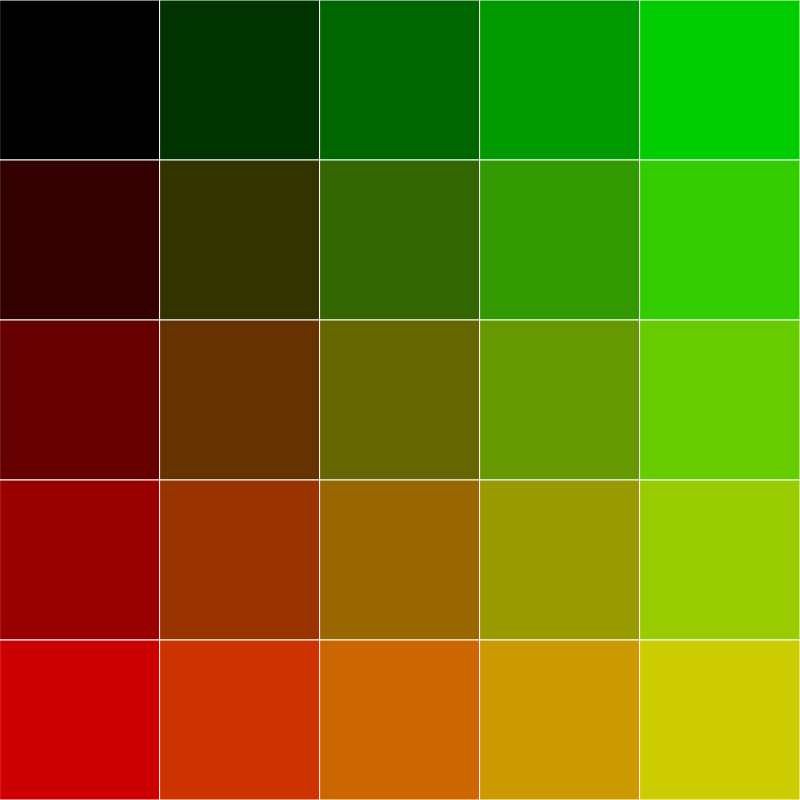
Frame 1 (no input)
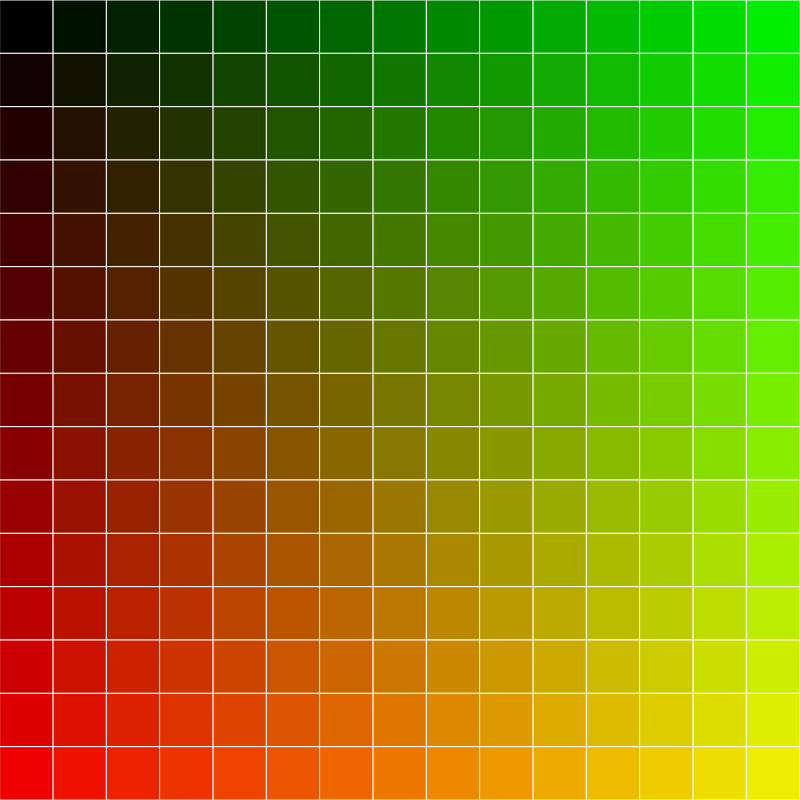
Frame 60 (no input)
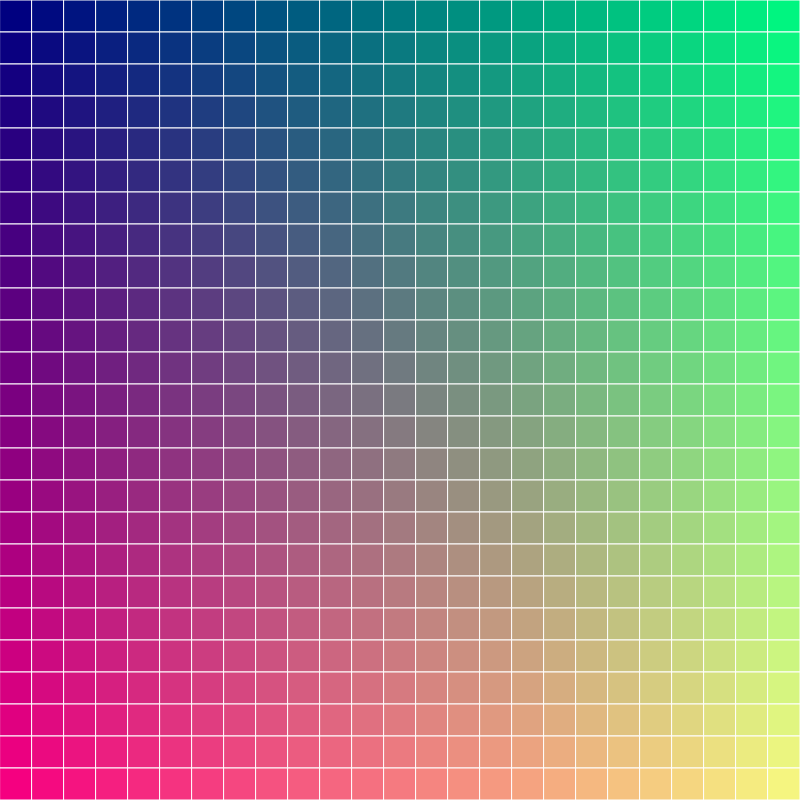
Frame 120 (the mouse pressed at the canvas centre since frame 60)

The p5.js sketch that drew these frames (run headless with seeded random() and noise() and a simulated clock; from frame 60 on, the mouse is pressed at the canvas centre):

// p5.js sketch
// ── sketch.js
/*

Gradient Array

*/

  let numCol = 5
  let numRow = 5
  let step = 1
  let counter = 0


function setup(){

  createCanvas(800,800);
  stroke(255)

}
function draw(){


   
  background(255)

  counter ++ 

  if (counter > 5){
    
    numCol+= step
    numRow+= step  
    counter = 0

  }





  let stepX = width / numCol // height of box 
  let stepY = height / numRow // width of box 
  drawBoxes(numRow,numCol,stepX,stepY)

  if (numCol == 50 || numCol == 1){
    // reset
    step *= -1
  }


}


function drawBoxes(numRow,numCol,stepX,stepY){

    for (var col = 0; col < numRow; col++){
    for (var row = 0; row < numCol; row++){
      fill(col/numCol*255,row/numRow*255,mouseX/width*255)
      rect(row*stepX,col*stepY,stepX,stepY) 
    }
  }
}
// ── style.css



/* div class based on id */

body {

	font-family: 'arial';
	color: #592C5F; 
	padding: 5vw;
	/*position: absolute;*/
	/*background-color: rgb(0,0,255);*/

	display: flex;
	/* This centers our sketch horizontally. */

	justify-content: center;

	/* This centers our sketch vertically. */
	align-items: center;

}

h1{
	/*color:rgb(0,0,255);*/
}

p {

	/*color: 999 !important;*/
	color: #000 !important; 
	/*text*/

}
